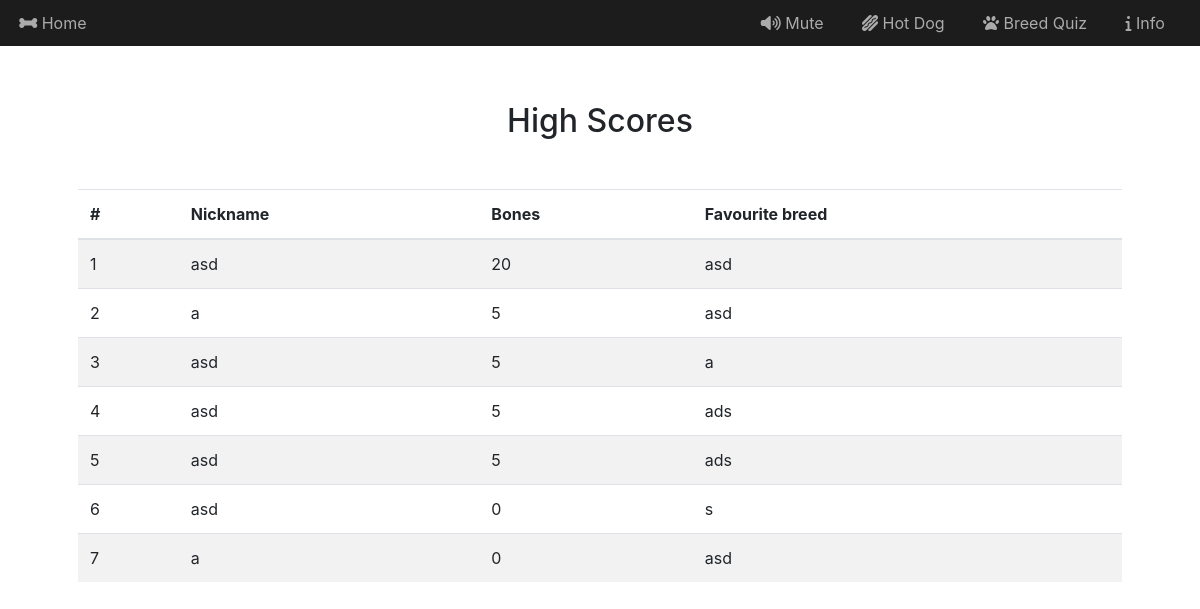
Before: /highscores with the older database file.
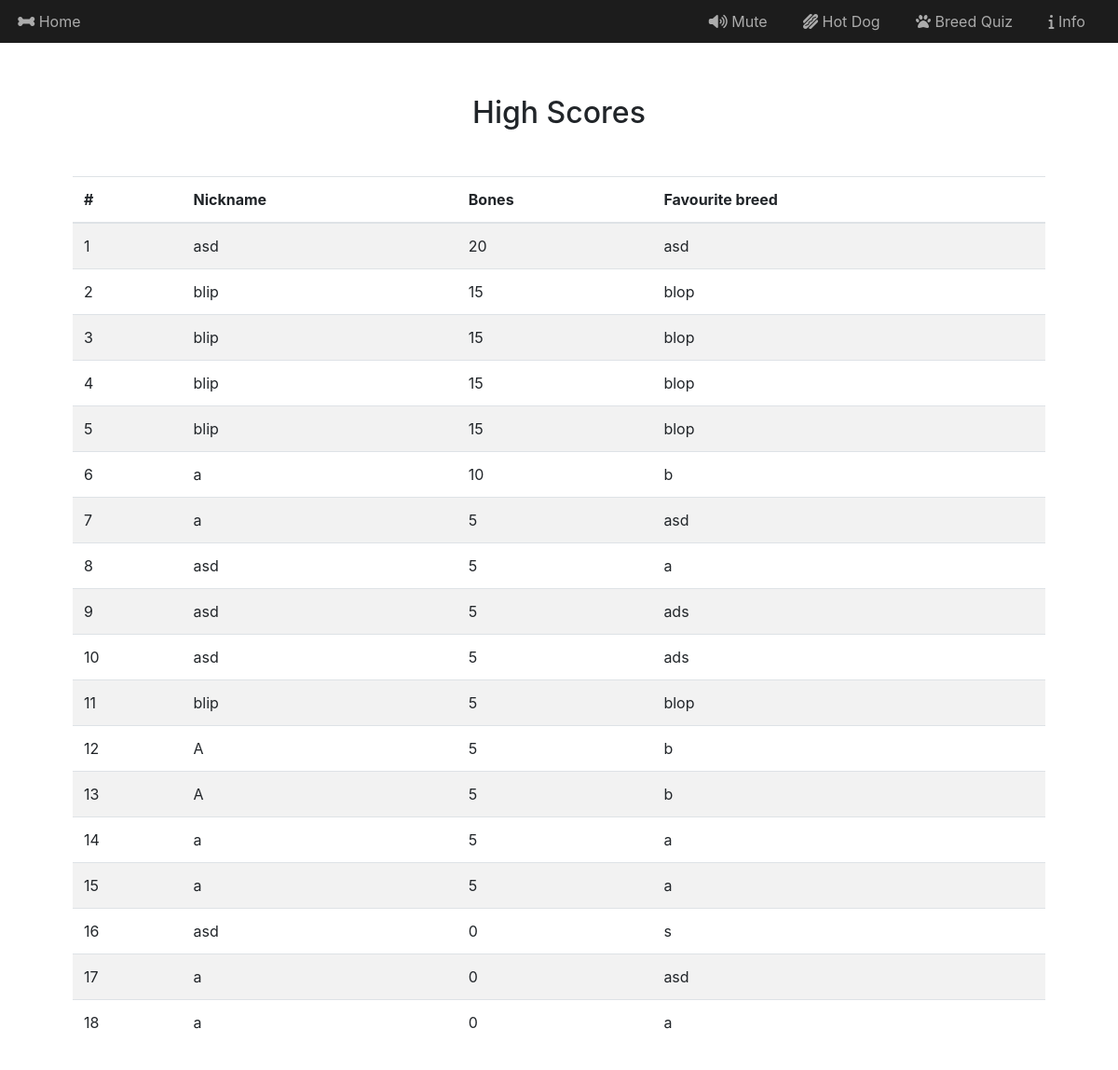
After: the same page with the newer database file.
### tables this page shows
CREATE TABLE "highscores" (
	"userid"	INTEGER,
	"timestamp"	TIMESTAMP DEFAULT CURRENT_TIMESTAMP,
	"username"	CHAR(255),
	"score"	INTEGER,
	"favbreed"	CHAR(255),
	PRIMARY KEY("userid")
);

### myproject.py (the view)
@app.route("/highscores", methods=["GET", "POST"])
def highscores():
    hscores = db.execute("SELECT * FROM highscores ORDER BY score DESC")
    return render_template("highscores.html", hscores=hscores)

### templates/highscores.html (shortened to what this page needs)
{% extends "layout.html" %}
{% block main %}
  <h2 class="text-center mb-5">High Scores</h2>
  <table id="hsTable" class="table table-striped">
    <thead>
      <tr>
        <th>#</th>
        <th>Nickname</th>
        <th>Bones</th>
        <th>Favourite breed</th>
        </tr>
    </thead>
    <tbody>
      {% for score in hscores: %}
        <tr>
          <td>{{loop.index}}</td>
          <td>{{score["username"]}}</td>
          <td>{{score["score"]}}</td>
          <td>{{score["favbreed"]}}</td>
        </tr>
      {% endfor %}
    </tbody>
  </table>
{% endblock %}

### templates/layout.html (shortened to what this page needs)
<!DOCTYPE html>
<html lang="en">
    <head>
        <link href="/static/lib/bootstrap.css" rel="stylesheet">
        <link href="/static/styles/commonStyles.css" rel="stylesheet">
    </head>
    <body>
      <nav class="navbar navbar-expand-lg navbar-dark">
        <div id="brandBoneContainer" class="navItem">
          <a class="navLink" id="" href="/">
            <i id="brandBone" class="disabled fas fa-bone"></i>
            Home
          </a>
        </div>
        <div class="collapse navbar-collapse justify-content-end" id="navbarSupportedContent">
          <ul class="navbar-nav align-items-center">
            <li class="nav-item">
              <div class="navLink" id="toggleSound">
                <i class="fa fa-volume-up" id="toggleSoundIcon"></i>
                <span id="toggleSoundSpan">Mute</span>
              </div>
            </li>
            <li class="nav-item">
              <a class="navLink" href="/hotdog">
                <i class="fas fa-hotdog"></i>
                Hot Dog
              </a>
            </li>
            <li class="nav-item">
              <a class="navLink" href="/breedQuiz">
                <i class="fas fa-paw"></i>
                Breed Quiz
              </a>
            </li>
            <li class="nav-item">
              <a class="navLink" href="/info">
                <i class="fas fa-info"></i>
                Info
              </a>
            </li>
          </ul>
        </div>
      </nav>
      <main id="main" class="mt-2 container p-5">
          {% block main %}{% endblock %}
      </main>
    </body>
</html>

### static/styles/commonStyles.css (style rules this page uses)
html, body { overflow-x: hidden; height: 100%; }
main { margin: 0 auto; }
.navbar { background-color: #1c1c1c; }
.nav-item { margin: 0 1rem; }
.navLink { padding: 0.2rem; color: #ababab; user-select: none; }
#toggleSound { cursor: pointer; }
.navLink:link { color: #ababab; text-decoration: none; }

Changed rows visible on the page:
added highscores: username "blip", score "15", favbreed "blop"
added highscores: username "blip", score "15", favbreed "blop"
added highscores: username "blip", score "15", favbreed "blop"
added highscores: username "blip", score "15", favbreed "blop"
added highscores: username "a", score "10", favbreed "b"
added highscores: username "blip", score "5", favbreed "blop"
added highscores: username "A", score "5", favbreed "b"
added highscores: username "A", score "5", favbreed "b"
added highscores: username "a", score "5", favbreed "a"
added highscores: username "a", score "5", favbreed "a"
added highscores: username "a", score "0", favbreed "a"
